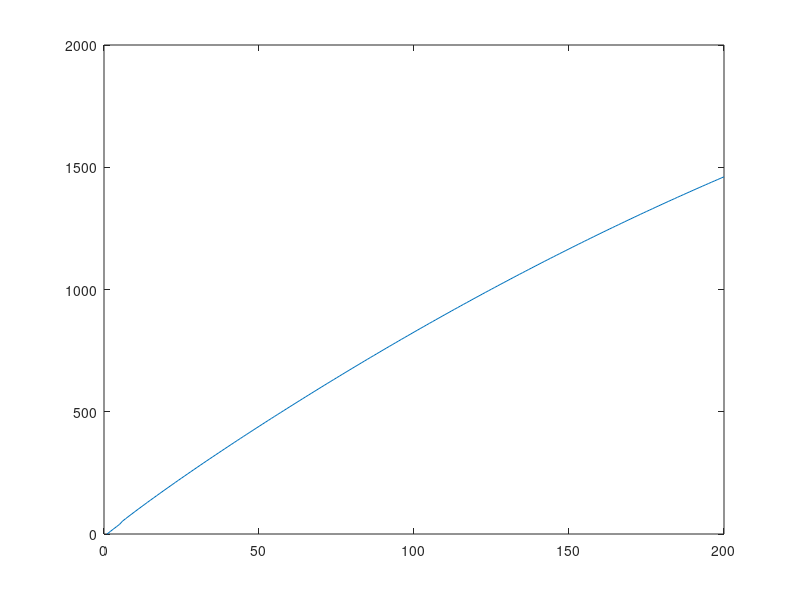

This chart was generated by the following MATLAB code: (Note: this script raises an error after producing the figure.)
%%Resource Extraction Problem

clear
clc

close all
r= .05;
Beta= 1/(1+r);
RStepSize= 0.1;
QStepSize= RStepSize;
X= 100;
b= 5;
MaxQ= X/b;
MaxR= 20;
myTime= 100;

%%initialization
Q_i= X/(2*b);
Pi_i= Q_i*(X-b*Q_i);
for Ri= 1:round((MaxR/RStepSize))
    t_i= RStepSize*(Ri)/Q_i;
    VR_init(Ri)= Pi_i/r*(1-exp(-r*t_i));
end

QArr= Q_i*ones(round((MaxR/RStepSize)),1);
%QArr= ones(round((MaxR/RStepSize)),1);
% VR_init= 10*ones(round((MaxR/RStepSize)),1);
VR_init(1) =RStepSize*(X-b*RStepSize);

%Debug
load myH.mat VR_H
VR_init= VR_H;
figure(1)
%%Plot initial Value function versus R0
plot(VR_init), hold on

[VR,myEr,NQArr]= myExtractionIV(VR_init,MaxR,MaxQ,RStepSize,X,b,Beta,QArr);

% [VR,myEr,NQArr]= myExtractionLoop(VR_init,MaxR,MaxQ,RStepSize,X,b,Beta,QArr);

%%Plot optimized Value function versus R0
plot(VR)
title('V(R) vs R - Initial guess & final answer')
IterationN= size(myEr,2);
LastErr= myEr(IterationN);


%%find Extraction path for a specific R0
R0= MaxR;
NExtraArr= [];
while (R0>0)&&(NQArr(Ri)>0)
    Ri= round(R0/RStepSize);
    NExtraArr= [NExtraArr NQArr(Ri)];
    R0= R0-NQArr(Ri);
end

TheRes= [[.1:RStepSize:MaxR]' NQArr(:) VR(:)];

PriceArr=X-b*NExtraArr;
ProfitArr= PriceArr.*NExtraArr;
figure(2)
plot(NExtraArr), hold on
plot(PriceArr)
axis([0 myTime 0 150])
title('Extraction(Q),Price(P) vs time')

figure(3)
%%plot Profit over time
plot(ProfitArr)
axis([0 myTime 0 1000])
title('Profit(Pi) vs time')